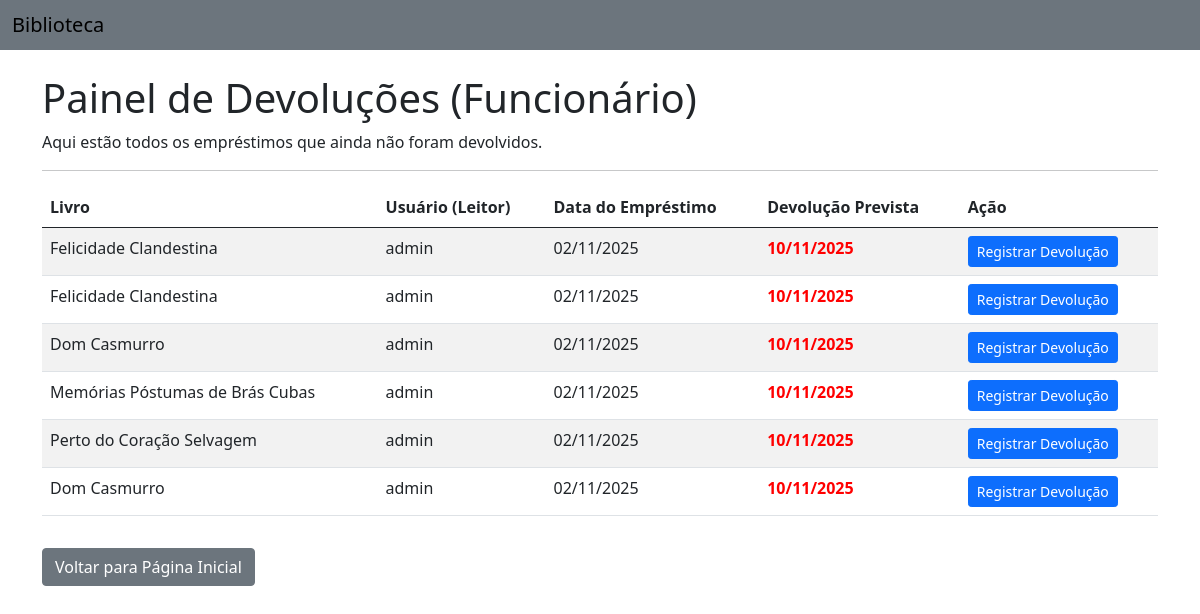
Before: /emprestimos/ (signed in) with the older database file.
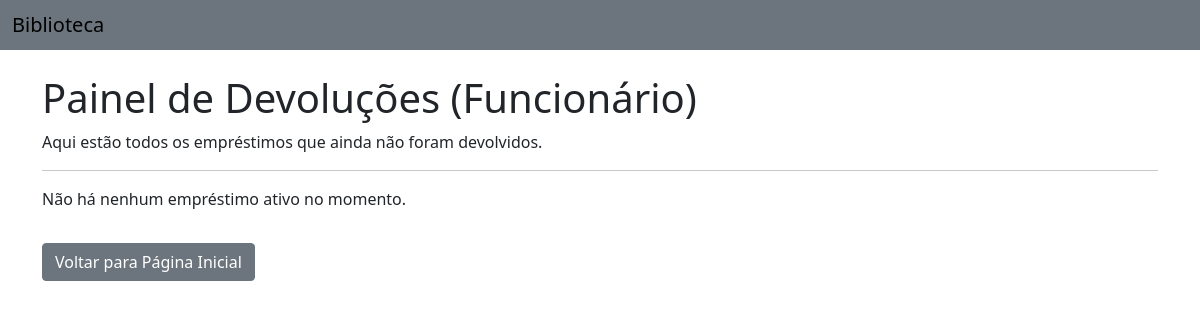
After: the same page with the newer database file.
### app_biblioteca/models.py (models this page shows, shortened)
class Emprestimo(models.Model):
    livro = models.ForeignKey(Livro, on_delete=models.CASCADE)
    usuario = models.ForeignKey(settings.AUTH_USER_MODEL, on_delete=models.CASCADE)
    data_emprestimo = models.DateField(auto_now_add=True)
    data_devolucao_prevista = models.DateField()
    data_devolucao = models.DateField(null=True, blank=True)

class Livro(models.Model):
    titulo = models.CharField(max_length=200)
    autor = models.ForeignKey(Autor, on_delete=models.CASCADE)
    ano_publicacao = models.PositiveIntegerField()
    estoque = models.IntegerField()

class Usuario(AbstractUser):
    pass

### app_biblioteca/views.py (the view)
# urls.py: path('emprestimos/', views.listar_emprestimos_ativos, name='listar_emprestimos_ativos'),
@login_required(login_url='login')
def listar_emprestimos_ativos(request):
    emprestimos_ativos = Emprestimo.objects.filter(
        data_devolucao__isnull=True
    ).order_by('data_devolucao_prevista')
    contexto = {
        'emprestimos': emprestimos_ativos
    }
    return render(request, 'emprestimos/listar_ativos.html', contexto)

### app_biblioteca/templates/emprestimos/listar_ativos.html (shortened to what this page needs)
{% extends 'base.html' %}
{% block conteudo %}
<div class="container mt-4">
    <h1>Painel de Devoluções (Funcionário)</h1>
    <p>Aqui estão todos os empréstimos que ainda não foram devolvidos.</p>
    <hr>
    {% if emprestimos %}
        <table class="table table-striped table-hover">
            <thead>
                <tr>
                    <th scope="col">Livro</th>
                    <th scope="col">Usuário (Leitor)</th>
                    <th scope="col">Data do Empréstimo</th>
                    <th scope="col">Devolução Prevista</th>
                    <th scope="col">Ação</th>
                </tr>
            </thead>
            <tbody>
                {% for emprestimo in emprestimos %}
                <tr>
                    <td>{{ emprestimo.livro.titulo }}</td>
                    <td>{{ emprestimo.usuario.username }}</td>
                    <td>{{ emprestimo.data_emprestimo|date:"d/m/Y" }}</td>
                    <td style="color: red; font-weight: bold;">{{ emprestimo.data_devolucao_prevista|date:"d/m/Y" }}</td>
                    <td>
                        <form method="POST" action="{% url 'registrar_devolucao' emprestimo.id %}">
                            <button type="submit" class="btn btn-primary btn-sm">
                                Registrar Devolução
                            </button>
                        </form>
                    </td>
                </tr>
                {% endfor %}
            </tbody>
        </table>
    {% else %}
        <p>Não há nenhum empréstimo ativo no momento.</p>
    {% endif %}
    <a href="{% url 'home' %}" class="btn btn-secondary mt-3">Voltar para Página Inicial</a>
</div>
{% endblock %}

Changed rows visible on the page:
no longer on this page (row edited): Emprestimo: livro.titulo "Felicidade Clandestina", usuario.username "admin", data_emprestimo "02/11/2025", data_devolucao_prevista "10/11/2025"
no longer on this page (row edited): Emprestimo: livro.titulo "Felicidade Clandestina", usuario.username "admin", data_emprestimo "02/11/2025", data_devolucao_prevista "10/11/2025"
no longer on this page (row edited): Emprestimo: livro.titulo "Dom Casmurro", usuario.username "admin", data_emprestimo "02/11/2025", data_devolucao_prevista "10/11/2025"
no longer on this page (row edited): Emprestimo: livro.titulo "Memórias Póstumas de Brás Cubas", usuario.username "admin", data_emprestimo "02/11/2025", data_devolucao_prevista "10/11/2025"
no longer on this page (row edited): Emprestimo: livro.titulo "Perto do Coração Selvagem", usuario.username "admin", data_emprestimo "02/11/2025", data_devolucao_prevista "10/11/2025"
no longer on this page (row edited): Emprestimo: livro.titulo "Dom Casmurro", usuario.username "admin", data_emprestimo "02/11/2025", data_devolucao_prevista "10/11/2025"
Other visible differences:
text no longer shown: "Livro Usuário (Leitor) Data do Empréstimo Devolução Prevista Ação"
text now shown: "Não há nenhum empréstimo ativo no momento."
